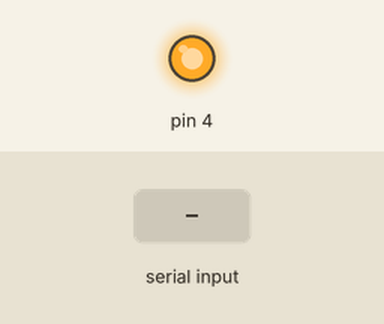
This sketch was run on a simulated Arduino Uno, built with avr-gcc and run on an emulated ATmega328P. On the bench: output pins drawn as LEDs (lit = HIGH). Inputs (shaded band) come from the test bench. What the sketch prints to the serial monitor is not drawn.

Above: at 1.2 s.
1.3 s: "1" received over the second serial link
Timing chart, 0 to 4.3 s (numbered marks = the images above; inputs shaded):
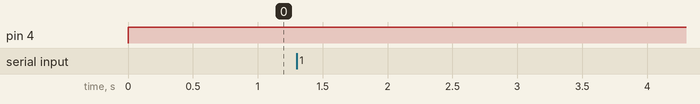

Measured:
- after the input at 1.3 s, every drawn part: stays the same

The sketch:

bt_slave_receiver.ino
```cpp
#include <SoftwareSerial.h>
#define tx 2
#define rx 3
SoftwareSerial bt(rx, tx); //RX, TX
void setup()
{
  Serial.begin(9600);
  bt.begin(9600);
  pinMode(tx, OUTPUT);
  pinMode(rx, INPUT);
  pinMode(4, OUTPUT);
}
void loop()
{
  digitalWrite(4,HIGH);
  if(bt.available()>0)
  {
    Serial.println(bt.read());
  }
}
```
